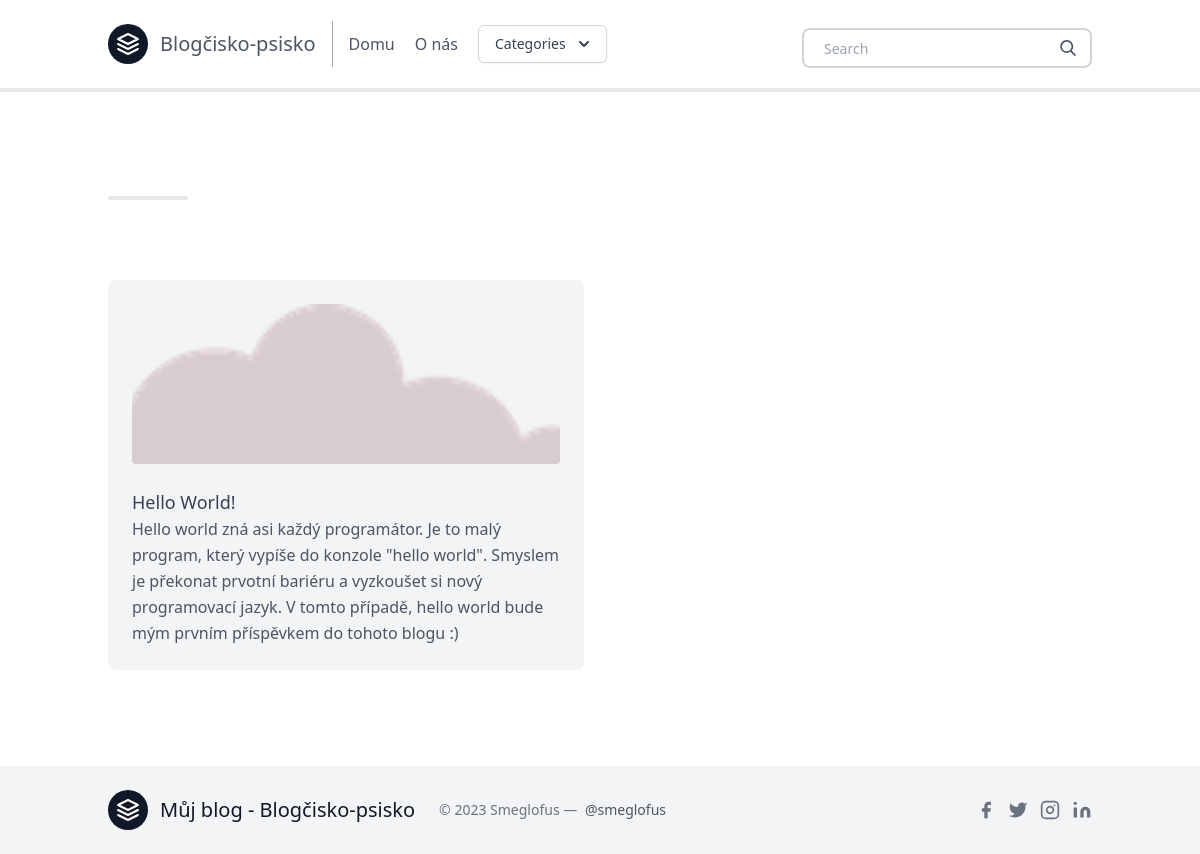
/postlist/ruzne/, run on the app's committed database.
### posts/models.py (models this page shows, shortened)
class Post(models.Model):
    title = models.CharField(max_length=100)
    slug = models.SlugField()
    overview = models.TextField()
    timestamp = models.DateTimeField(auto_now=True)
    content = models.TextField()
    author = models.ForeignKey(Author, on_delete=models.CASCADE)
    thumbnail = models.ImageField()
    categories = models.ManyToManyField(Category)
    featured = models.BooleanField()

### posts/views.py (the view)
# urls.py: path('postlist/<slug>/', category_post_list, name = 'postlist'),
def category_post_list(request, slug):
    category = Category.objects.get(slug= slug)
    posts = Post.objects.filter(categories__in=[category])
    context = {
        'posts': posts,
    }
    return render(request, 'post_list.html', context)

### posts/templatetags/markdown_extras.py (called while the page is built)
@register.simple_tag
def get_categories():
    return Category.objects.all()[0:3]

### templates/post_list.html (shortened to what this page needs)
{% extends 'base.html' %}
{% block content %}
<section class="text-gray-600 body-font">
    <div class="container px-5 py-24 mx-auto">
      <div class="flex flex-wrap w-full mb-20">
        <div class="lg:w-1/2 w-full mb-6 lg:mb-0">
          <div class="h-1 w-20 bg-gray-200 rounded"></div>
        </div>
      </div>
      <div class="flex flex-wrap -m-4">
       {% for post in posts %}
        <div class="xl:w-1/4 md:w-1/2 p-4">
          <div class="bg-gray-100 p-6 rounded-lg">
            <img class="h-40 rounded w-full object-cover object-center mb-6" src="{{ post.thumbnail.url }}" alt="content">
            <a href="{% url 'post' post.slug %}" h2 class="rounded-lg transition ease-in-out delay-150 hover:-translate-y-1 hover:scale-110 hover:bg-blue-500 duration-300 text-lg text-gray-700 font-medium title-font mb-4">
              {{ post.title }}</a>
            <p class="leading-relaxed text-base">
              {{ post.overview }}</p>
          </div>
        </div>
       {% endfor %}
      </div>
    </div>
</section>
{% endblock content %}

### data on the page
Post: thumbnail (picture), title "Hello World!", overview "Hello world zná asi každý programátor. Je to malý program, který vypíše do konzole \"hello world\". Smyslem je překonat prvotní bariéru a vyzkoušet si nový programovací jazyk. V tomto případě, hello world bude mým prvním příspěvkem do tohoto blogu :)"
